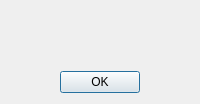
<?xml version="1.0" encoding="UTF-8"?>
<ui version="4.0">
 <class>CAboutDlg</class>
 <widget class="QDialog" name="CAboutDlg">
  <property name="windowModality">
   <enum>Qt::NonModal</enum>
  </property>
  <property name="windowTitle">
   <string>About Decodium v3.0 FT2 "Raptor"</string>
  </property>
  <layout class="QVBoxLayout" name="verticalLayout">
   <item>
    <layout class="QHBoxLayout" name="horizontalLayout_2">
     <item>
      <widget class="QLabel" name="labelTxt">
       <property name="text">
        <string/>
       </property>
       <property name="alignment">
        <set>Qt::AlignCenter</set>
       </property>
       <property name="openExternalLinks">
        <bool>true</bool>
       </property>
      </widget>
     </item>
    </layout>
   </item>
   <item>
    <spacer name="verticalSpacer">
     <property name="orientation">
      <enum>Qt::Vertical</enum>
     </property>
     <property name="sizeHint" stdset="0">
      <size>
       <width>20</width>
       <height>40</height>
      </size>
     </property>
    </spacer>
   </item>
   <item>
    <layout class="QHBoxLayout" name="horizontalLayout">
     <item>
      <spacer name="horizontalSpacer">
       <property name="orientation">
        <enum>Qt::Horizontal</enum>
       </property>
       <property name="sizeHint" stdset="0">
        <size>
         <width>40</width>
         <height>20</height>
        </size>
       </property>
      </spacer>
     </item>
     <item>
      <widget class="QPushButton" name="okButton">
       <property name="text">
        <string>OK</string>
       </property>
      </widget>
     </item>
     <item>
      <spacer name="horizontalSpacer_2">
       <property name="orientation">
        <enum>Qt::Horizontal</enum>
       </property>
       <property name="sizeHint" stdset="0">
        <size>
         <width>40</width>
         <height>20</height>
        </size>
       </property>
      </spacer>
     </item>
    </layout>
   </item>
  </layout>
 </widget>
 <resources/>
 <connections>
  <connection>
   <sender>okButton</sender>
   <signal>clicked()</signal>
   <receiver>CAboutDlg</receiver>
   <slot>accept()</slot>
   <hints>
    <hint type="sourcelabel">
     <x>321</x>
     <y>120</y>
    </hint>
    <hint type="destinationlabel">
     <x>186</x>
     <y>71</y>
    </hint>
   </hints>
  </connection>
 </connections>
</ui>
